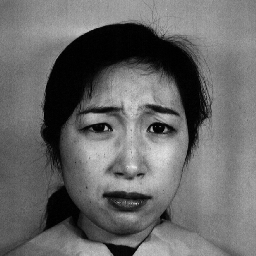
%> input picture 40_periodical_2013_HuMin/KA/KA.DI1.42.tiff, 256 x 256 px; its folder holds only this picture in this run
$ octave face_rotate.m   (GNU Octave 9; MATLAB toolbox functions it lacks are replaced by stand-ins)
%> lines starting %> are read from the running program, lines starting %| are printed output that depends on the picture
%> further down, mImageCurrent is the input picture: size 256x256 uint8; min 0, max 238, mean 104.6
### 40_periodical_2013_HuMin/face_rotate/imageRotate.m

function imageFinal = imageRotate(mImageSrc,figureNum,imageName)
%> called with figureNum = 1, imageName = 'KA.DI1.42.tiff'

detector=vision.CascadeObjectDetector('LeftEyeCART');
input_image=mImageSrc;
figure(figureNum);
subplot(1,2,1);
imshow(input_image);title(['原图:',imageName]);
gauss_image=imgaussfilt(input_image,1);
% figure();imshow(gauss_image);title('gauss_image');  %JF

eyes=step(detector,gauss_image);
%> eyes = [81 103 40 40; 139 100 45 45]

size_eyes = size(eyes);%眼睛的框
%> size_eyes = [2 4]
hold on;
for i =1:size_eyes(1);2
    eyes_final=eyes(i,1:2);%x,y
%> eyes_final = [81 103]
    image = imcrop(gauss_image,eyes(i,:));
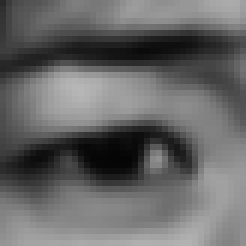
%> image: size 41x41 uint8 (shown 6 times larger); min 5, max 182, mean 102.5
%    figure();imshow(image);title('imcrop_gauss_image');  %JF

    rectangle('Position',eyes(i,:),'edgeColor','b');
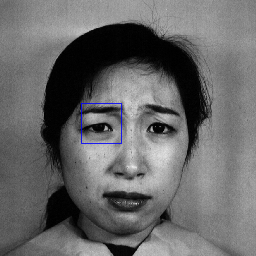
%> figure redrawn from the program's plot data; its title reads '原图:KA.DI1.42.tiff'

    imageSize = numel(size(image));
%> imageSize = 2
    if(imageSize > 2)
        image = rgb2gray(image);  %JF
    end

    image = im2double(image);
%> image: size 41x41 double
%> the run ends on the next line
    [grad_x,grad_y] = gradient(image);%计算梯度

    g = grad_x.*grad_x + grad_y.*grad_y;
    g = sqrt(g);%眼睛区域的梯度图

    std_g = std(g(:));%计算标准差
    mean_g = mean(g(:));%计算平均值
    %其实这一步取得是< mean_g - 0.5*std_g和> mean_g + 0.5*std_g部分
    g_1 = g;
    g_1(g_1 < mean_g + 0.5*std_g) = 0;%梯度图中小于均值+0.5*标准差的设置为0

    g_2 = g;
    g_2(g_2 > mean_g - 0.5*std_g) = 0;%梯度图中大于均值-0.5标准差的设置为0

    g = g_1 + g_2;
    temp_g = g;
    w = 1-image;
    temp_g(temp_g ~= 0) = 1;%将不等于0的设置为1 这该图只有0和1两个值
    grad_x = grad_x.*temp_g;%与梯度相成
    grad_y = grad_y.*temp_g;

    size_img = size(image);
    Dx = repmat(1:size_img(2),size_img(1),1);%每一行都是1-44
    Dy = repmat(transpose(1:size_img(1)),1,size_img(2));%转置
    C_max = 0;
    X = 0;
    Y = 0;
    %为了得出眼睛的中心位置
    for x = 1:size_img(2)
        for y = 1:size_img(1)
            D_x = Dx - x;
            D_y = Dy - y;

            D_t = D_x.*D_x + D_y.*D_y;
            E = sqrt(D_t);

            D_x = D_x./E;
            D_y = D_y./E;

            C_x = D_x.*grad_x;
            C_y = D_y.*grad_y;


            C = w(y,x)*(C_x + C_y);
            C(C < 0) = 0;
            ind = find(isnan(C));
            C(ind)=0;
            % C(isNaN(C)) = 0;

            total_C = sum(sum(C));

            if(total_C > C_max)
                C_max = total_C;
                X = x;
                Y = y;
            end

        end
    end
    plot(X+eyes_final(1),Y+eyes_final(2),'r+','MarkerSize',10);
    p(i,1)=X+eyes_final(1);
    p(i,2)=Y+eyes_final(2);
end


% 准备旋转
deltaY =p(1,2) - p(2,2);
if(deltaY > 2 && deltaY < 30)
    rotateAngle = atand((p(1,2) - p(2,2)) / (p(1,1) - p(2,1)));
    imageFinal = imrotate(input_image,rotateAngle, 'bilinear','crop');

    subplot(1,2,2);
    imshow(imageFinal);title(['rotateAngle=' num2str(rotateAngle)]);
elseif(deltaY > -30 && deltaY < -2)
    rotateAngle = atand((p(1,2) - p(2,2)) / (p(1,1) - p(2,1)));
    imageFinal = imrotate(input_image,rotateAngle, 'bilinear','crop');

    subplot(1,2,2);
    imshow(imageFinal);title(['rotateAngle=' num2str(rotateAngle)]);
else
    imageFinal = input_image;
    close(figure(figureNum));
end

end

### 40_periodical_2013_HuMin/face_rotate/face_rotate.m


stImageFilePath  = 'D:\backupData\JiangFanBackup_Tech\videoImage\master\MATLAB_projects\40_periodical_2013_HuMin\KA_sets\KA\';
stImageSavePath  = 'D:\backupData\JiangFanBackup_Tech\videoImage\master\MATLAB_projects\40_periodical_2013_HuMin\KA_sets\KA_rotate\';
dirImagePathList = dir(strcat(stImageFilePath,'*.tiff'));        %读取该目录下全部图片的路径（字符串格式）
iImageNum        = length(dirImagePathList);                    %获取图片的总数量
if iImageNum > 0                                                %批量读入图片，进行五官检測，再批量检測
    for i = 1 : iImageNum
        iSaveNum      = int2str(i);
        stImagePath   = dirImagePathList(i).name;
        mImageCurrent = imread(strcat(stImageFilePath,stImagePath));

        mFaceResult   = imageRotate(mImageCurrent,i,dirImagePathList(i).name);

$ run again, on 40_periodical_2013_HuMin/KA/KA.FE4.48.tiff
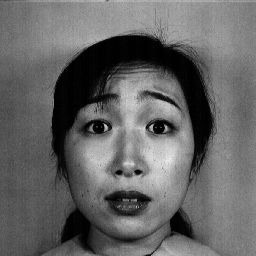
%> input picture 40_periodical_2013_HuMin/KA/KA.FE4.48.tiff, 256 x 256 px
%> mImageCurrent is the input picture: size 256x256 uint8; min 0, max 235, mean 100.9
%> eyes = [79 99 42 42; 92 115 23 23; 137 96 49 49]
%> size_eyes = [3 4]
%> eyes_final = [79 99]
%> in imageRotate, `image = imcrop(gauss_image,eyes(i,:));`:
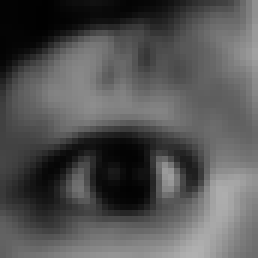
%> image: size 43x43 uint8 (shown 6 times larger); min 1, max 177, mean 83.7
%> in imageRotate, `rectangle('Position',eyes(i,:),'edgeColor','b');`:
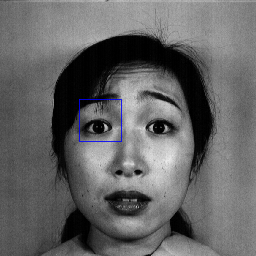
%> figure redrawn from the program's plot data; its title reads '原图:KA.FE4.48.tiff'
